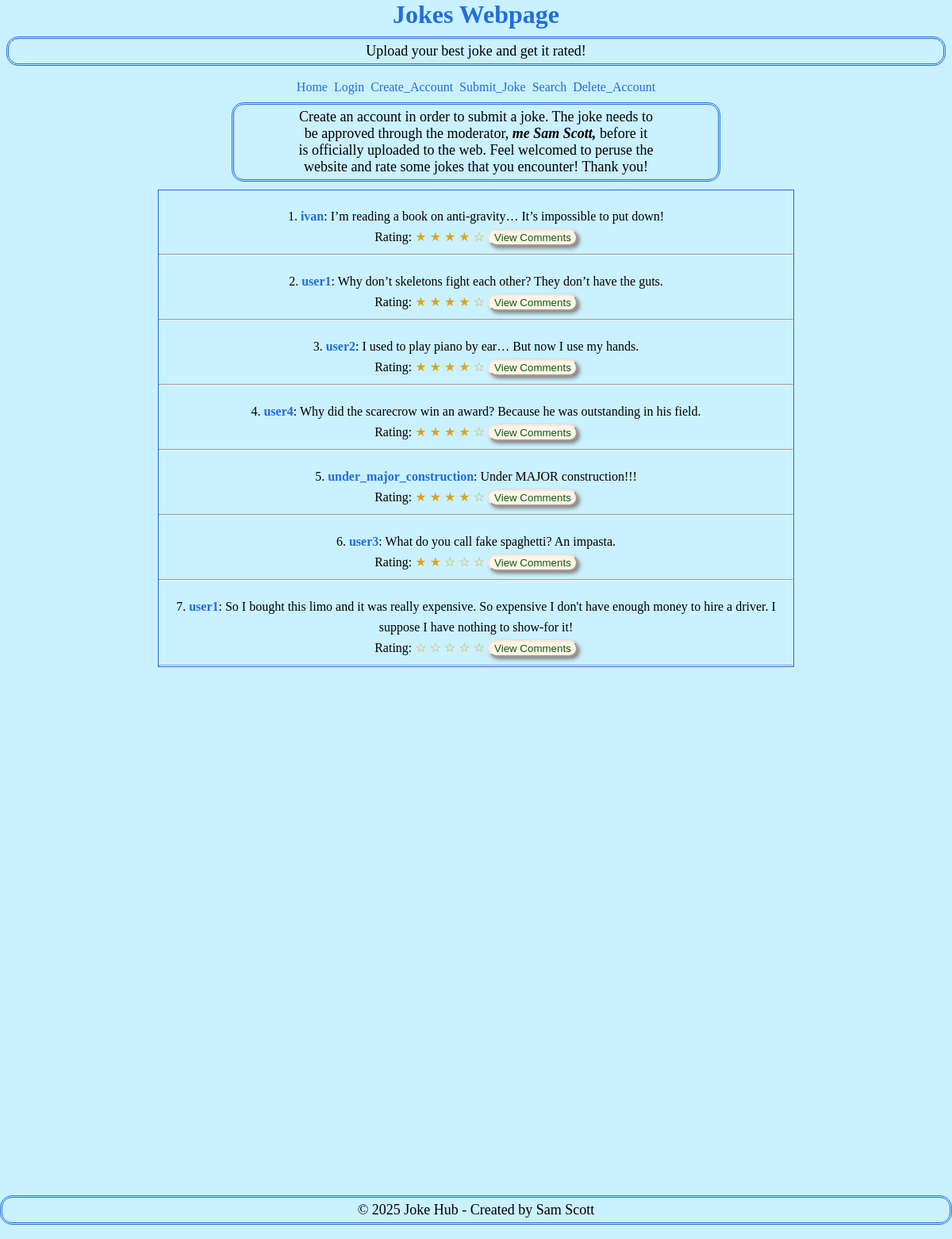
The page / on the database its author committed.
### tables this page shows
CREATE TABLE jokes (  -- jokes table for users to insert jokes
                id INTEGER PRIMARY KEY AUTOINCREMENT,
                content TEXT NOT NULL,
                timestamp TEXT NOT NULL,
                user_id INTEGER, --replacing this use instead of username
                rating REAL DEFAULT 0, 
                approved INTEGER DEFAULT 0,
                FOREIGN KEY(user_id) REFERENCES users(id) ON DELETE CASCADE 
                --Setting up the table with ON DELETE CASCADE, then deleting the user will automatically delete all related data(which is what we want!) 
            );

CREATE TABLE users ( --users table 
                id INTEGER PRIMARY KEY AUTOINCREMENT, 
                username TEXT UNIQUE NOT NULL,
                password TEXT NOT NULL,
                is_admin INTEGER DEFAULT 0
              );

### app.py (the view)
@app.route("/", methods=['GET', 'POST'])
def index():
    conn = sqlite3.connect('jokes.db')
    conn.row_factory = sqlite3.Row
    c = conn.cursor()
    c.execute('''
               SELECT "jokes"."content", "jokes"."rating", "users"."username","jokes"."user_id", "jokes"."id"
               FROM "jokes"
               LEFT JOIN "users" ON "jokes"."user_id" = "users"."id"
               WHERE "jokes"."approved" = 1
               ORDER BY "jokes"."rating" DESC
               LIMIT 10
            ''')
    jokes = c.fetchall()
    conn.close()
    return render_template('index.html', jokes=jokes, username=session.get('username'))

### templates/index.html (shortened to what this page needs)
<!DOCTYPE html>
<html lang="en">
<head>
    <link rel="stylesheet" href="{{ url_for('static', filename='css/index.css') }}">
</head>
<body>
    <header>
        <div class="header-container">
        <h1 class="title"> Jokes Webpage </h1>
        </div>
            <p>Upload your best joke and get it rated!</p>
    </header>
    <nav>
        <a class="hyper-links" href="/">Home</a>
        <a class="hyper-links" href="/login">Login</a>
        <a class="hyper-links" href="/create_account">Create_Account</a>
        <a class="hyper-links" href="/submit_joke">Submit_Joke</a>
        <a class="hyper-links" href="/search">Search</a>
        <a class="hyper-links" href="/delete_account">Delete_Account</a>
    </nav>
    <div class="instructions">
    <p> Create an account in order to submit a joke. The joke needs to be approved through
        the moderator, <em> <b> me Sam Scott, </b> </em> before it is officially uploaded to the web. Feel
    welcomed to peruse the website and rate some jokes that you encounter! Thank you! </p>
    </div>
    <main>
            <div class="scroll-box">
                {% for joke in jokes %}
                    <div class="joke-space">
                        {{ loop.index }}. <a class="user-links" href="{{ url_for('user_detail', user_id=joke.user_id) }}"><strong>{{ joke['username'] }}</a></strong>: {{ joke['content'] }}<br>
                         Rating:
                         {% set full_stars = joke['rating'] | int %}
                         {% set half_stars = 1 if joke['rating'] - full_stars >= 0.5 else 0 %}
                         {% set empty_stars = 5 - full_stars - half_stars %}
                         {% for i in range(full_stars) %}
                            <span style="color:goldenrod";>★</span>
                         {% endfor %}
                         {% for i in range(empty_stars) %}
                            <span style="color:goldenrod";>☆</span>
                         {% endfor %}
                         <a href="{{ url_for('joke_detail', joke_id=joke.id) }}">
                            <button type="submit">View Comments</button>
                         </a>
                         <hr>
                    </div>
                {% endfor %}
            </div>
    </main>
    <footer>
        <p>&copy; 2025 Joke Hub - Created by Sam Scott </p>
    </footer>
</body>
</html>

### static/css/index.css (style rules this page uses)
body { background-color:rgb(202, 241, 255); text-align: center; }
h1 { color: rgb(34, 109, 221); text-align: center; }
p { font-size: 18px; padding: 5px 5px 5px 5px; border: 3px double rgb(34, 109, 221); border-radius: 15px; text-wrap: balance; }
main { display: flex; justify-content: center; }
.scroll-box { position: fixed; height:600px; width:800px; border:1px solid rgb(34, 109, 221); font:16px/26px Georgia, Garamond, Serif; overflow:auto; }
.joke-space { margin-top: 20px; }
button { display: inline-block; color: rgb(13, 90, 13); background-color: rgb(255, 244, 233); border-radius: 15px; border-color: rgb(252, 230, 209); box-shadow: 3px 3px 5px grey; }
nav { word-spacing: 4px; }
a { color: rgb(34, 109, 221); text-decoration: none; }
footer { position: fixed; left: 0; bottom: 0; width: 100%; text-align: center; }
hr { color:rgb(34, 109, 221); }
.header-container { display: flex; justify-content: space-between; align-items: center; padding:10px 20px; position: relative; }
.title { margin: 0 auto; position: absolute; left: 50%; transform: translateX(-50%); }

### rows shown on the page
jokes: username "ivan", content "I’m reading a book on anti-gravity… It’s impossible to put down!"
jokes: username "user1", content "Why don’t skeletons fight each other? They don’t have the guts."
jokes: username "user2", content "I used to play piano by ear… But now I use my hands."
jokes: username "user4", content "Why did the scarecrow win an award? Because he was outstanding in his field."
jokes: username "under_major_construction", content "Under MAJOR construction!!!"
jokes: username "user3", content "What do you call fake spaghetti? An impasta."
jokes: username "user1", content "So I bought this limo and it was really expensive. So expensive I don't have enough money to hire a driver. I suppose I have nothing to show-for it!"
